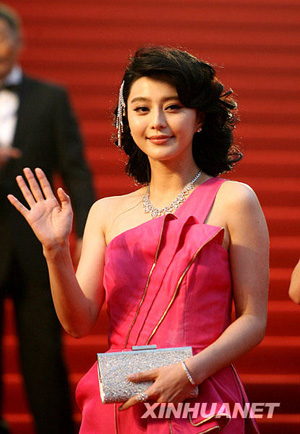
#> input picture assignment4/image/Photo/pic1.jpg, 300 x 434 px, found by its file name; its folder holds 4 pictures in this run
$ python hw4.py
#> lines starting #> are read from the running program, lines starting #| are printed output that depends on the picture; after the words box and inside, x2 and y2 are one past the last pixel; in counts of white or black regions, pixels touching at a corner belong together; long printed decimals are rounded
import cv2
import numpy as np
import matplotlib.pyplot as plt

# calculate the intersection over union (IoU) of two masks
def intersection_over_union(mask1, mask2):
    intersection = np.logical_and(mask1, mask2)
    union = np.logical_or(mask1, mask2)
    iou_score = np.sum(intersection) / np.sum(union)
    return iou_score

iou_scores = []  # store the IoU scores

for i in range(1, 7):  # get the image file name

    file_name = "pic" + str(i) + ".jpg"

    # read original image anf groundtruth image
    image = cv2.imread("image/photo/" + file_name)
#> image is the input picture: shape (434, 300, 3); mean B, G, R 48.6, 57.8, 142.7
    GroundTruth = cv2.imread("image/GroundTruth/" + file_name.replace('.jpg', '.png'))

    plt.figure(figsize=(15, 5))  # set the size of the figure
    # change the color space from BGR to RGB
    plt.subplot(131), plt.imshow(cv2.cvtColor(image, cv2.COLOR_BGR2RGB)), plt.title('Original Image')
    plt.subplot(132), plt.imshow(GroundTruth), plt.title('GroundTruth')

    # change the color range, the value is based on the HSV color space
    hsv_image = cv2.cvtColor(image, cv2.COLOR_BGR2HSV)
#> hsv_image: shape (434, 300, 3); mean H, S, V 39.5, 184.2, 142.9
    # Hue (H): 0 to 20 (In OpenCV, the range of hue is 0 to 180).
    # Saturation (S): 48 to 255.
    # Value (V): 80 to 255.
    lower_skin = np.array([0, 40, 120], dtype=np.uint8)
    upper_skin = np.array([30, 200, 255], dtype=np.uint8)

    # apply the skin mask to the HSV image
    skin_mask = cv2.inRange(hsv_image, lower_skin, upper_skin)
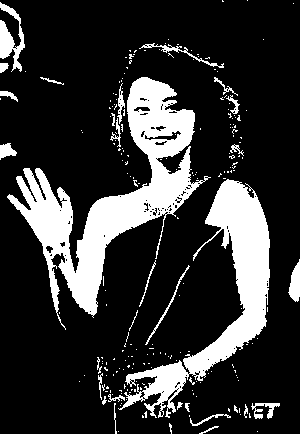
#> skin_mask: shape (434, 300); 20% white; 223 white regions (194 under 20 px), largest, box (x1, y1, x2, y2) and area: (7, 77, 211, 330) 13590, (118, 179, 270, 418) 8750, (0, 2, 25, 72) 761

    # apply morphological operations to remove noise
    kernel = cv2.getStructuringElement(cv2.MORPH_ELLIPSE, (3, 3))
    skin_mask = cv2.morphologyEx(skin_mask, cv2.MORPH_CLOSE, kernel)
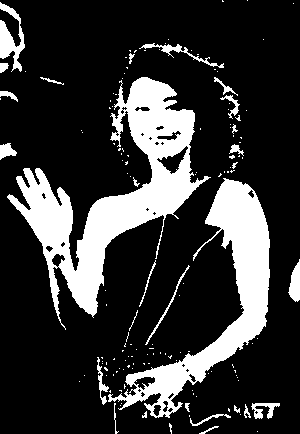
#> skin_mask: shape (434, 300); 20.9% white; 146 white regions (119 under 20 px), largest, box (x1, y1, x2, y2) and area: (7, 77, 211, 330) 14429, (108, 178, 270, 418) 9262, (0, 2, 25, 72) 777

    # create a blank image to store the result
    result_image = np.zeros_like(image)
    # set the color of the skin area to white
    result_image[skin_mask != 0] = (255, 255, 255)

    # calculate IOU
    iou = intersection_over_union(GroundTruth > 0, result_image > 0)
#> in intersection_over_union, `intersection = np.logical_and(mask1, mask2)`:
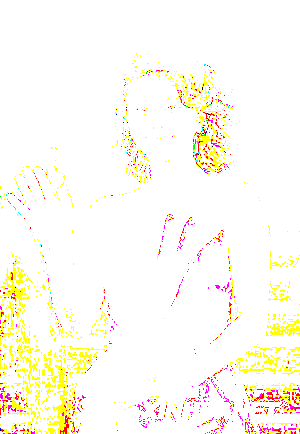
#> mask1: shape (434, 300, 3) bool; mean of channels 0, 1, 2 0.941, 0.983, 0.999; drawn as B, G, R
#> in intersection_over_union, `iou_score = np.sum(intersection) / np.sum(union)`: iou_score = 0.214
#> iou = 0.214
    print("IoU for", file_name, ":", iou)
#| IoU for pic1.jpg : 0.2144
    iou_scores.append(iou)

    # show the result
    plt.subplot(133), plt.imshow(result_image), plt.title('Skin Detection')
    plt.show()
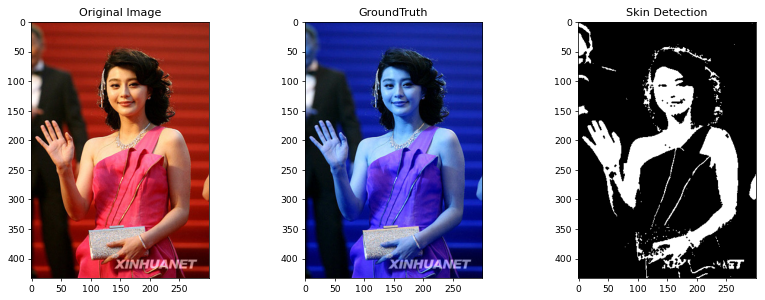
#> figure drawn by matplotlib, 3 panels; B, G, R data is drawn as R, G, B
#> pass 2 of the loop `for i in range(1, 7):`:
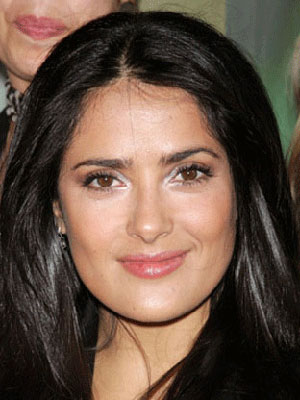
#> input picture assignment4/image/Photo/pic2.jpg, 300 x 400 px, found by its file name
#> image is the input picture: shape (400, 300, 3); mean B, G, R 66.9, 80.1, 101
#> hsv_image: shape (400, 300, 3); mean H, S, V 17.6, 98.3, 101.7
#> `skin_mask = cv2.inRange(hsv_image, lower_skin, upper_skin)`:
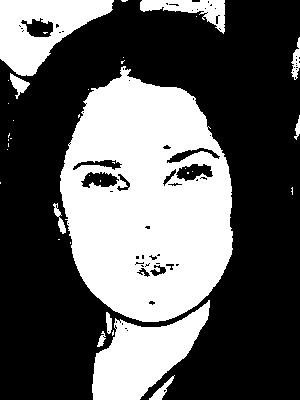
#> skin_mask: shape (400, 300); 37.1% white; 37 white regions (26 under 20 px), largest, box (x1, y1, x2, y2) and area: (60, 66, 233, 322) 31460, (92, 300, 210, 400) 6060, (0, 0, 114, 76) 4763
#> intersection: shape (400, 300, 3) bool; 37.5% white; 28 white regions (18 under 20 px), largest, box (x1, y1, x2, y2) and area: (60, 66, 233, 322) 31726, (92, 300, 210, 400) 6212, (0, 0, 114, 76) 4798
#> mask1: shape (400, 300, 3) bool
#> iou = 0.38
#| IoU for pic2.jpg : 0.3799
#> `plt.show()`:
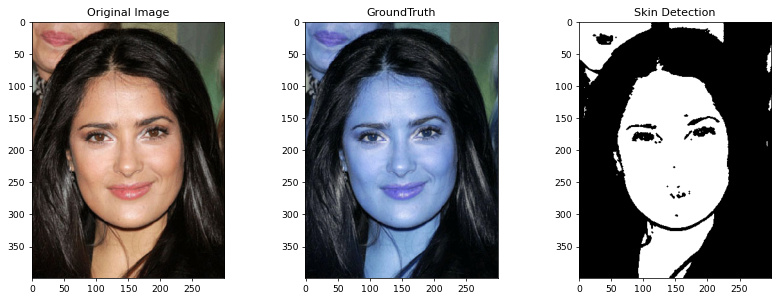
#> figure drawn by matplotlib, 3 panels; B, G, R data is drawn as R, G, B
#> pass 3 of the loop `for i in range(1, 7):`:
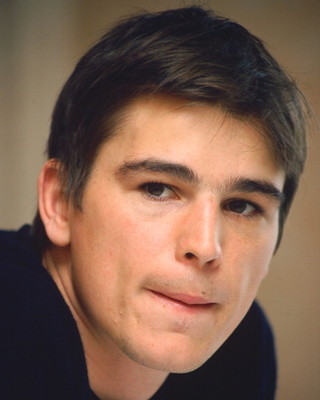
#> input picture assignment4/image/Photo/pic3.jpg, 320 x 400 px, found by its file name
#> image is the input picture: shape (400, 320, 3); mean B, G, R 78.2, 95.2, 125.5
#> hsv_image: shape (400, 320, 3); mean H, S, V 44.4, 91.5, 126.9
#> `skin_mask = cv2.morphologyEx(skin_mask, cv2.MORPH_CLOSE, kernel)`:
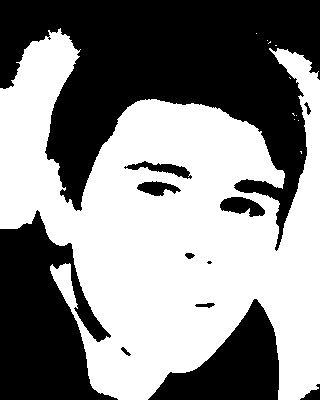
#> skin_mask: shape (400, 320); 53.3% white; 12 black regions (1 under 20 px), largest, box (x1, y1, x2, y2) and area: (0, 0, 320, 251) 37667, (0, 210, 118, 400) 13768, (148, 299, 279, 400) 6586
#> mask1: shape (400, 320, 3) bool; every value is 1
#> iou = 0.533
#| IoU for pic3.jpg : 0.5328
#> `plt.show()`:
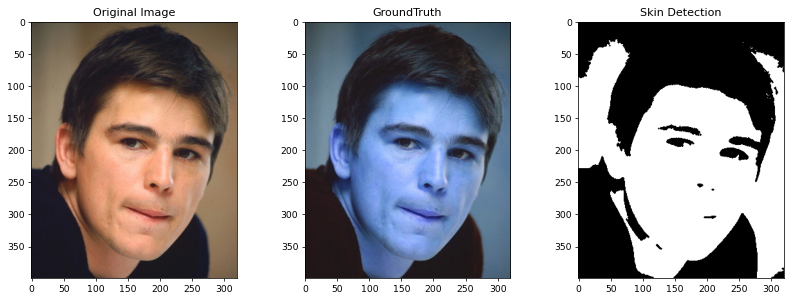
#> figure drawn by matplotlib, 3 panels; B, G, R data is drawn as R, G, B
#> (the run stopped early here; a loop or call above may not have finished)
